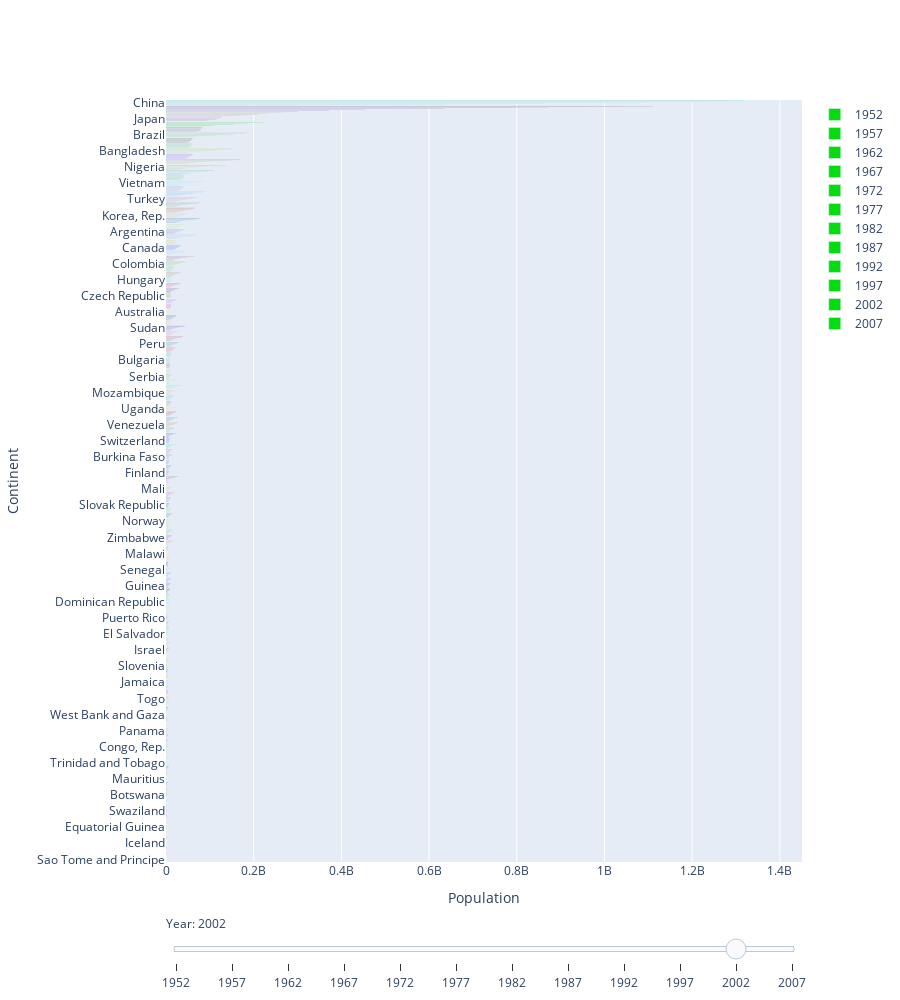

Here is the notebook cell this chart was saved with:
### Markdown cell above
## Question 6:

Clean up the country animation. Set the height size of the figure to 1000 to have a better view of the animation

### Code cell
# YOUR CODE HERE
import plotly.graph_objects as go
import numpy as np
import random as random

fig = go.Figure()

df = px.data.gapminder()
country_colors = {}


for i, country in enumerate(df["country"]):
    if country not in country_colors:
        country_colors[country] = f'rgb({random.randint(0, 255)}, {random.randint(0, 255)}, {random.randint(0, 255)})'

for year in np.arange(1952, 2008, 5):
    df = px.data.gapminder()
    df = df[df["year"] == year]
    
    sorted_df = df.sort_values(by="pop", ascending=True)

    colors = [country_colors[country] for country in sorted_df["country"]]

    fig.add_trace(
        go.Bar(
            x=sorted_df["pop"],
            y=sorted_df["country"],
            orientation='h',
            name=str(year),
            marker_color=colors
        ) 
    )
    

fig.data[10].visible = True

steps = []
for i in range(len(fig.data)):
    step = dict(
        method="restyle",
        args=["visible", [False] * len(fig.data)],
        label=str(1952 + 5*i)
    )
    step["args"][1][i] = True  
    steps.append(step)

sliders = [dict(
    active=10,
    steps=steps,
    pad={"t": 50},
    currentvalue={"prefix": "Year: "}
)]

xaxis_range = [0, sorted_df["pop"].max() * 1.1]  

fig.update_layout(
    sliders=sliders,
    xaxis_title="Population",
    yaxis_title="Continent",
    xaxis=dict(range=xaxis_range),
    height = 1000
)


fig.show()

### Figure 1 — Plotly figure (JSON) as saved in the notebook; plotly's stock layout.template omitted (floating-point values rounded to 4 significant figures; data arrays with more than 128 entries replaced by an {"elided": "..."} marker saying what was removed)
{"data": [{"marker": {"color": {"elided": "142 str values"}}, "name": "1952", "orientation": "h", "type": "bar", "x": {"elided": "142 int values"}, "y": {"elided": "142 str values"}}, {"marker": {"color": {"elided": "142 str values"}}, "name": "1957", "orientation": "h", "type": "bar", "x": {"elided": "142 int values"}, "y": {"elided": "142 str values"}}, {"marker": {"color": {"elided": "142 str values"}}, "name": "1962", "orientation": "h", "type": "bar", "x": {"elided": "142 int values"}, "y": {"elided": "142 str values"}}, {"marker": {"color": {"elided": "142 str values"}}, "name": "1967", "orientation": "h", "type": "bar", "x": {"elided": "142 int values"}, "y": {"elided": "142 str values"}}, {"marker": {"color": {"elided": "142 str values"}}, "name": "1972", "orientation": "h", "type": "bar", "x": {"elided": "142 int values"}, "y": {"elided": "142 str values"}}, {"marker": {"color": {"elided": "142 str values"}}, "name": "1977", "orientation": "h", "type": "bar", "x": {"elided": "142 int values"}, "y": {"elided": "142 str values"}}, {"marker": {"color": {"elided": "142 str values"}}, "name": "1982", "orientation": "h", "type": "bar", "x": {"elided": "142 int values"}, "y": {"elided": "142 str values"}}, {"marker": {"color": {"elided": "142 str values"}}, "name": "1987", "orientation": "h", "type": "bar", "x": {"elided": "142 int values"}, "y": {"elided": "142 str values"}}, {"marker": {"color": {"elided": "142 str values"}}, "name": "1992", "orientation": "h", "type": "bar", "x": {"elided": "142 int values"}, "y": {"elided": "142 str values"}}, {"marker": {"color": {"elided": "142 str values"}}, "name": "1997", "orientation": "h", "type": "bar", "x": {"elided": "142 int values"}, "y": {"elided": "142 str values"}}, {"marker": {"color": {"elided": "142 str values"}}, "name": "2002", "orientation": "h", "type": "bar", "visible": true, "x": {"elided": "142 int values"}, "y": {"elided": "142 str values"}}, {"marker": {"color": {"elided": "142 str values"}}, "name": "2007", "orientation": "h", "type": "bar", "x": {"elided": "142 int values"}, "y": {"elided": "142 str values"}}], "layout": {"height": 1000, "sliders": [{"active": 10, "currentvalue": {"prefix": "Year: "}, "pad": {"t": 50}, "steps": [{"args": ["visible", [true, false, false, false, false, false, false, false, false, false, false, false]], "label": "1952", "method": "restyle"}, {"args": ["visible", [false, true, false, false, false, false, false, false, false, false, false, false]], "label": "1957", "method": "restyle"}, {"args": ["visible", [false, false, true, false, false, false, false, false, false, false, false, false]], "label": "1962", "method": "restyle"}, {"args": ["visible", [false, false, false, true, false, false, false, false, false, false, false, false]], "label": "1967", "method": "restyle"}, {"args": ["visible", [false, false, false, false, true, false, false, false, false, false, false, false]], "label": "1972", "method": "restyle"}, {"args": ["visible", [false, false, false, false, false, true, false, false, false, false, false, false]], "label": "1977", "method": "restyle"}, {"args": ["visible", [false, false, false, false, false, false, true, false, false, false, false, false]], "label": "1982", "method": "restyle"}, {"args": ["visible", [false, false, false, false, false, false, false, true, false, false, false, false]], "label": "1987", "method": "restyle"}, {"args": ["visible", [false, false, false, false, false, false, false, false, true, false, false, false]], "label": "1992", "method": "restyle"}, {"args": ["visible", [false, false, false, false, false, false, false, false, false, true, false, false]], "label": "1997", "method": "restyle"}, {"args": ["visible", [false, false, false, false, false, false, false, false, false, false, true, false]], "label": "2002", "method": "restyle"}, {"args": ["visible", [false, false, false, false, false, false, false, false, false, false, false, true]], "label": "2007", "method": "restyle"}]}], "xaxis": {"range": [0, 1451000000.0], "title": {"text": "Population"}}, "yaxis": {"title": {"text": "Continent"}}}}
